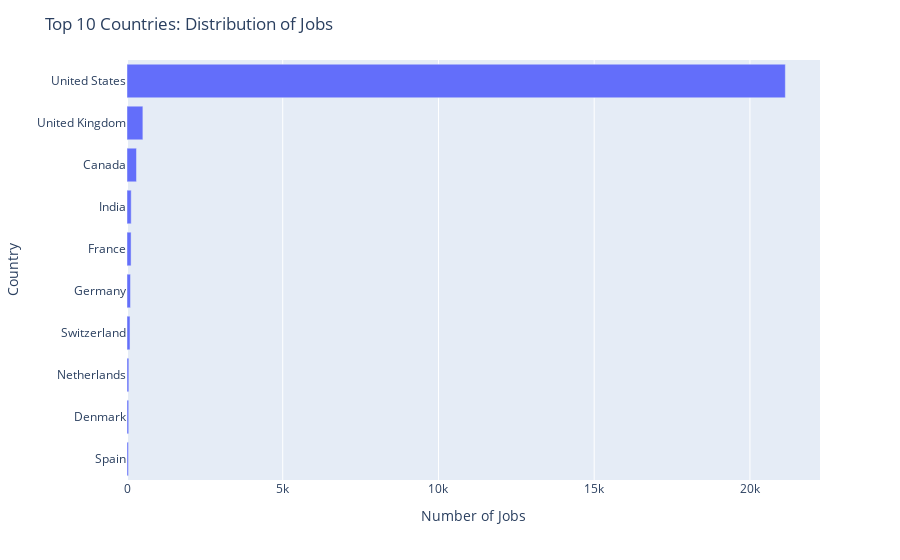

Source (notebook cell):
### Markdown cell above
# EDA around location

### Code cell
# 1. Distribution of Jobs by Country (Horizontal Bar Plot)

# Filter out rows with 'Unknown' in the 'Country' column
filtered_df = jobpost_df[jobpost_df['country'] != 'Unknown']

# Count the number of jobs for each country
country_counts = filtered_df['country'].value_counts().reset_index()
country_counts.columns = ['Country', 'Number of Jobs']

# Sort the DataFrame by 'Number of Jobs' in descending order
country_counts = country_counts.sort_values(by='Number of Jobs', ascending=False)

# Select only the top 10 countries
top_10_countries = country_counts.head(10)

# Create the horizontal bar plot for the top 10 countries
fig_country = px.bar(top_10_countries, x='Number of Jobs', y='Country', orientation='h',
                     labels={'Country': 'Country', 'Number of Jobs': 'Number of Jobs'})

# Customize the layout
fig_country.update_layout(title='Top 10 Countries: Distribution of Jobs', xaxis_title='Number of Jobs', yaxis_title='Country')

# Reverse the y-axis to have the country with the most jobs at the top
fig_country.update_yaxes(categoryorder='total ascending')

# Show the plot
fig_country.show()

# Save the figure as an HTML file
fig_country.write_html("top_10_countries_jobs.html")

### Figure 1 — Plotly figure (JSON) as saved in the notebook; plotly's stock layout.template omitted (floating-point values rounded to 4 significant figures)
{"data": [{"alignmentgroup": "True", "hovertemplate": "Number of Jobs=%{x}<br>Country=%{y}<extra></extra>", "legendgroup": "", "marker": {"color": "#636efa", "pattern": {"shape": ""}}, "name": "", "offsetgroup": "", "orientation": "h", "showlegend": false, "textposition": "auto", "type": "bar", "x": [21137, 510, 305, 135, 131, 112, 96, 59, 55, 47], "xaxis": "x", "y": ["United States", "United Kingdom", "Canada", "India", "France", "Germany", "Switzerland", "Netherlands", "Denmark", "Spain"], "yaxis": "y"}], "layout": {"barmode": "relative", "legend": {"tracegroupgap": 0}, "margin": {"t": 60}, "title": {"text": "Top 10 Countries: Distribution of Jobs"}, "xaxis": {"anchor": "y", "domain": [0, 1], "title": {"text": "Number of Jobs"}}, "yaxis": {"anchor": "x", "categoryorder": "total ascending", "domain": [0, 1], "title": {"text": "Country"}}}}
